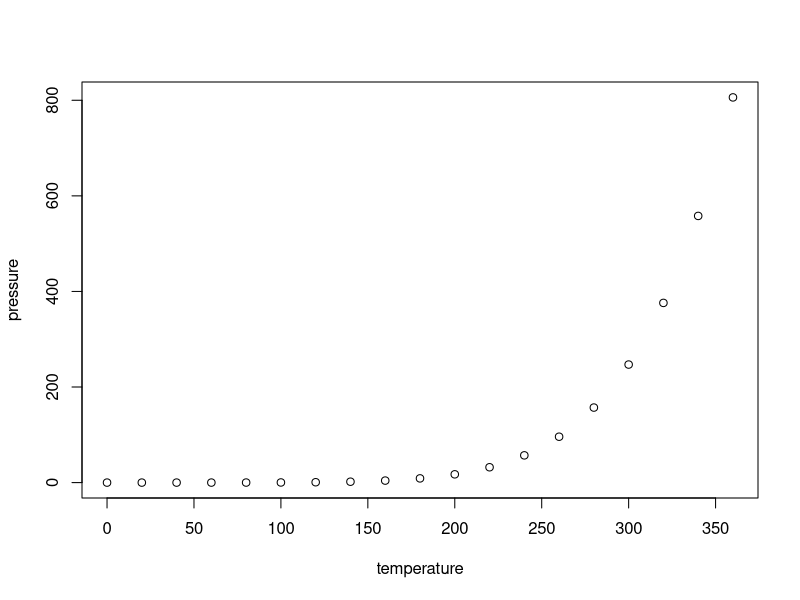
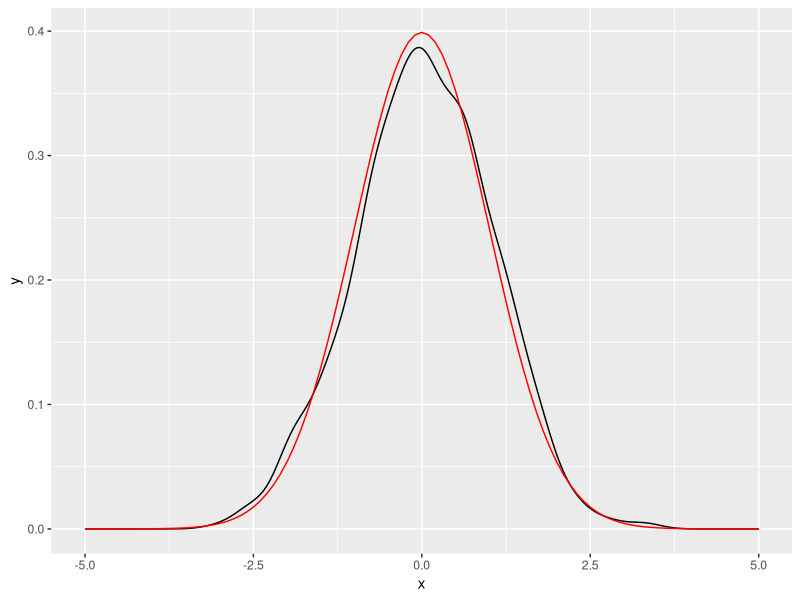

Here is the R script that generated these plots, in order:
## ---- chunk 1
summary(cars)
## ---- chunk 2
plot(pressure)
## ---- chunk 3
library(ggplot2)
df <- data.frame(x = rnorm(1000))
x <- df$x
base <- ggplot(df, aes(x)) + geom_density()  + scale_x_continuous(limits = c(-5, 5))
base + stat_function(fun = dnorm, colour = "red")
